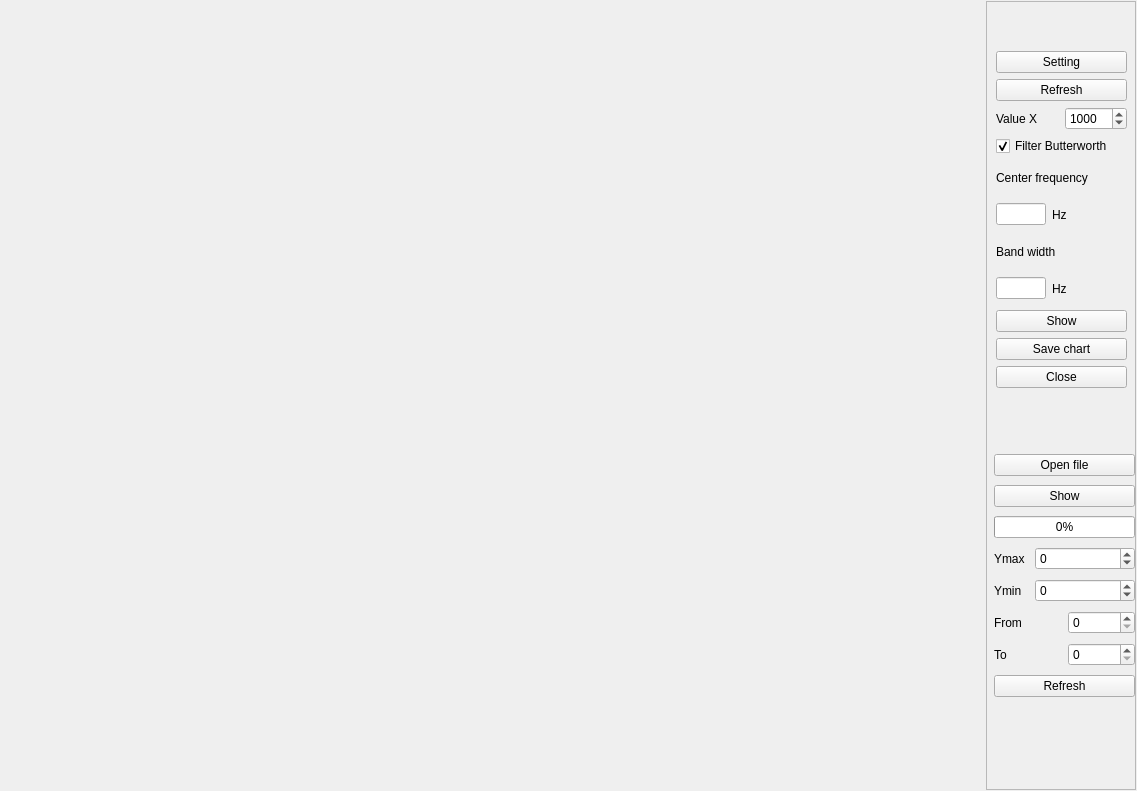
<?xml version="1.0" encoding="UTF-8"?>
<ui version="4.0">
 <class>CPlot</class>
 <widget class="QWidget" name="CPlot">
  <property name="geometry">
   <rect>
    <x>0</x>
    <y>0</y>
    <width>1137</width>
    <height>791</height>
   </rect>
  </property>
  <property name="windowTitle">
   <string>Charts</string>
  </property>
  <property name="windowIcon">
   <iconset resource="resource.qrc">
    <normaloff>:/new/icon/Quspin.ico</normaloff>:/new/icon/Quspin.ico</iconset>
  </property>
  <layout class="QHBoxLayout" name="horizontalLayout_2">
   <property name="leftMargin">
    <number>1</number>
   </property>
   <property name="topMargin">
    <number>1</number>
   </property>
   <property name="rightMargin">
    <number>1</number>
   </property>
   <property name="bottomMargin">
    <number>1</number>
   </property>
   <item>
    <widget class="QCustomPlot" name="customPlot" native="true"/>
   </item>
   <item>
    <widget class="QFrame" name="frame">
     <property name="minimumSize">
      <size>
       <width>150</width>
       <height>0</height>
      </size>
     </property>
     <property name="maximumSize">
      <size>
       <width>150</width>
       <height>16777215</height>
      </size>
     </property>
     <property name="frameShape">
      <enum>QFrame::StyledPanel</enum>
     </property>
     <property name="frameShadow">
      <enum>QFrame::Raised</enum>
     </property>
     <widget class="QWidget" name="layoutWidget">
      <property name="geometry">
       <rect>
        <x>10</x>
        <y>50</y>
        <width>131</width>
        <height>337</height>
       </rect>
      </property>
      <layout class="QVBoxLayout" name="verticalLayout">
       <item>
        <widget class="QPushButton" name="pushButtonSetting">
         <property name="text">
          <string>Setting</string>
         </property>
        </widget>
       </item>
       <item>
        <widget class="QPushButton" name="pushButtonRefresh">
         <property name="text">
          <string>Refresh</string>
         </property>
        </widget>
       </item>
       <item>
        <layout class="QHBoxLayout" name="horizontalLayout">
         <item>
          <widget class="QLabel" name="label">
           <property name="text">
            <string>Value X</string>
           </property>
          </widget>
         </item>
         <item>
          <widget class="QSpinBox" name="spinBoxValueX">
           <property name="minimum">
            <number>500</number>
           </property>
           <property name="maximum">
            <number>10000</number>
           </property>
           <property name="value">
            <number>1000</number>
           </property>
          </widget>
         </item>
        </layout>
       </item>
       <item>
        <widget class="QCheckBox" name="checkBoxFilter">
         <property name="text">
          <string>Filter Butterworth</string>
         </property>
         <property name="checked">
          <bool>true</bool>
         </property>
        </widget>
       </item>
       <item>
        <widget class="QLabel" name="label_3">
         <property name="text">
          <string>Center frequency</string>
         </property>
        </widget>
       </item>
       <item>
        <layout class="QHBoxLayout" name="horizontalLayout_3">
         <item>
          <widget class="QLineEdit" name="lineEditCenterFreq">
           <property name="minimumSize">
            <size>
             <width>50</width>
             <height>0</height>
            </size>
           </property>
           <property name="maximumSize">
            <size>
             <width>50</width>
             <height>16777215</height>
            </size>
           </property>
          </widget>
         </item>
         <item>
          <widget class="QLabel" name="label_7">
           <property name="text">
            <string>Hz</string>
           </property>
          </widget>
         </item>
        </layout>
       </item>
       <item>
        <widget class="QLabel" name="label_8">
         <property name="text">
          <string>Band width</string>
         </property>
        </widget>
       </item>
       <item>
        <layout class="QHBoxLayout" name="horizontalLayout_4">
         <item>
          <widget class="QLineEdit" name="lineEditBandWidth">
           <property name="minimumSize">
            <size>
             <width>50</width>
             <height>0</height>
            </size>
           </property>
           <property name="maximumSize">
            <size>
             <width>50</width>
             <height>16777215</height>
            </size>
           </property>
          </widget>
         </item>
         <item>
          <widget class="QLabel" name="label_9">
           <property name="text">
            <string>Hz</string>
           </property>
          </widget>
         </item>
        </layout>
       </item>
       <item>
        <widget class="QPushButton" name="pushButtonShow">
         <property name="text">
          <string>Show</string>
         </property>
        </widget>
       </item>
       <item>
        <widget class="QPushButton" name="pushButtonSave">
         <property name="text">
          <string>Save chart</string>
         </property>
        </widget>
       </item>
       <item>
        <widget class="QPushButton" name="pushButtonClose">
         <property name="text">
          <string>Close</string>
         </property>
        </widget>
       </item>
      </layout>
     </widget>
     <widget class="QLabel" name="LabelChartsQuantity">
      <property name="geometry">
       <rect>
        <x>14</x>
        <y>20</y>
        <width>121</width>
        <height>21</height>
       </rect>
      </property>
      <property name="font">
       <font>
        <pointsize>10</pointsize>
       </font>
      </property>
      <property name="text">
       <string/>
      </property>
     </widget>
     <widget class="QWidget" name="verticalLayoutWidget">
      <property name="geometry">
       <rect>
        <x>8</x>
        <y>450</y>
        <width>141</width>
        <height>255</height>
       </rect>
      </property>
      <layout class="QVBoxLayout" name="verticalLayout_2">
       <item>
        <widget class="QPushButton" name="pushButtonOpen">
         <property name="text">
          <string>Open file</string>
         </property>
        </widget>
       </item>
       <item>
        <widget class="QPushButton" name="pushButtonShowPost">
         <property name="text">
          <string>Show</string>
         </property>
        </widget>
       </item>
       <item>
        <widget class="QProgressBar" name="progressBar">
         <property name="value">
          <number>0</number>
         </property>
        </widget>
       </item>
       <item>
        <layout class="QHBoxLayout" name="horizontalLayout_9">
         <item>
          <widget class="QLabel" name="label_6">
           <property name="maximumSize">
            <size>
             <width>35</width>
             <height>16777215</height>
            </size>
           </property>
           <property name="text">
            <string>Ymax</string>
           </property>
          </widget>
         </item>
         <item>
          <widget class="QSpinBox" name="spinBoxYmax">
           <property name="maximumSize">
            <size>
             <width>100</width>
             <height>16777215</height>
            </size>
           </property>
           <property name="minimum">
            <number>-10000000</number>
           </property>
           <property name="maximum">
            <number>10000000</number>
           </property>
          </widget>
         </item>
        </layout>
       </item>
       <item>
        <layout class="QHBoxLayout" name="horizontalLayout_8">
         <item>
          <widget class="QLabel" name="label_5">
           <property name="maximumSize">
            <size>
             <width>35</width>
             <height>16777215</height>
            </size>
           </property>
           <property name="text">
            <string>Ymin</string>
           </property>
          </widget>
         </item>
         <item>
          <widget class="QSpinBox" name="spinBoxYmin">
           <property name="maximumSize">
            <size>
             <width>100</width>
             <height>16777215</height>
            </size>
           </property>
           <property name="minimum">
            <number>-10000000</number>
           </property>
           <property name="maximum">
            <number>10000000</number>
           </property>
          </widget>
         </item>
        </layout>
       </item>
       <item>
        <layout class="QHBoxLayout" name="horizontalLayout_6">
         <item>
          <widget class="QLabel" name="label_2">
           <property name="text">
            <string>From</string>
           </property>
          </widget>
         </item>
         <item>
          <widget class="QSpinBox" name="spinBoxFrom">
           <property name="maximum">
            <number>1000000</number>
           </property>
          </widget>
         </item>
        </layout>
       </item>
       <item>
        <layout class="QHBoxLayout" name="horizontalLayout_7">
         <item>
          <widget class="QLabel" name="label_4">
           <property name="text">
            <string>To</string>
           </property>
          </widget>
         </item>
         <item>
          <widget class="QSpinBox" name="spinBoxTo">
           <property name="maximum">
            <number>1000000</number>
           </property>
          </widget>
         </item>
        </layout>
       </item>
       <item>
        <widget class="QPushButton" name="pushButtonRefreshPost">
         <property name="text">
          <string>Refresh</string>
         </property>
        </widget>
       </item>
      </layout>
     </widget>
     <widget class="QLabel" name="label_Gain">
      <property name="geometry">
       <rect>
        <x>30</x>
        <y>420</y>
        <width>101</width>
        <height>16</height>
       </rect>
      </property>
      <property name="text">
       <string/>
      </property>
     </widget>
    </widget>
   </item>
  </layout>
 </widget>
 <customwidgets>
  <customwidget>
   <class>QCustomPlot</class>
   <extends>QWidget</extends>
   <header location="global">qcustomplot.h</header>
   <container>1</container>
  </customwidget>
 </customwidgets>
 <resources>
  <include location="resource.qrc"/>
 </resources>
 <connections/>
</ui>
